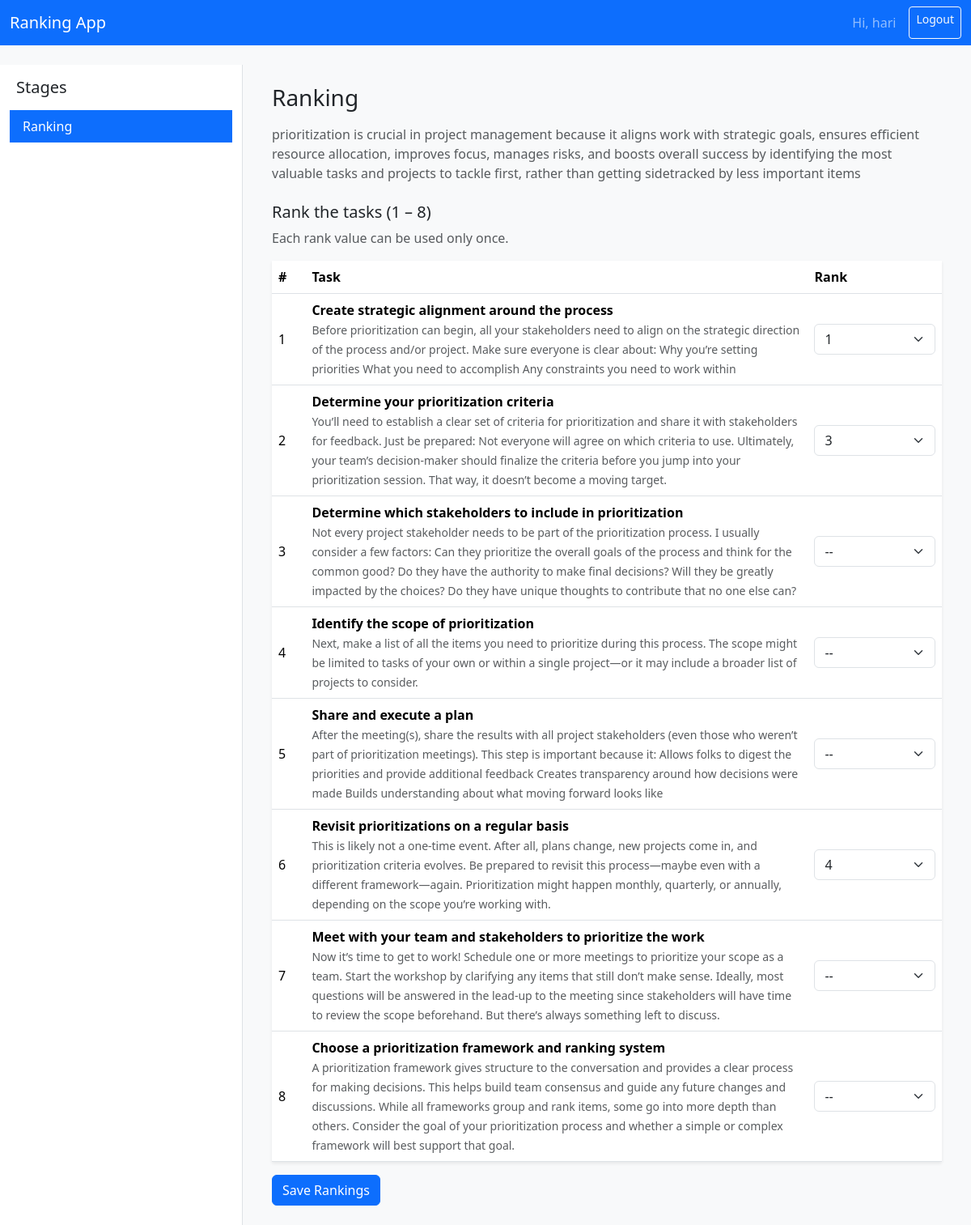
/stages/1/ (signed in), run on the app's committed database.
### core/models.py (models this page shows, shortened)
class Stage(models.Model):
    name = models.CharField(max_length=255)
    description = models.TextField(blank=True)
    image_url = models.URLField(blank=True, help_text="Optional image URL for the landing page card.")
    order = models.PositiveIntegerField(default=1, help_text="Order in which the stage is displayed.")
    class Meta:
        ordering = ["order", "id"]

class Task(models.Model):
    stage = models.ForeignKey(Stage, on_delete=models.CASCADE, related_name="tasks")
    name = models.CharField(max_length=255)
    description = models.TextField(blank=True)
    order = models.PositiveIntegerField(default=1, help_text="Order in which the task is displayed.")
    is_active = models.BooleanField(default=True)
    class Meta:
        ordering = ["order", "id"]

### core/views.py (the view, shortened to what this page needs)
class StageDetailView(LoginRequiredMixin, View):
    def get(self, request: HttpRequest, pk: int) -> HttpResponse:
        stage = get_object_or_404(Stage, pk=pk)
        all_stages = Stage.objects.all()
        tasks = stage.tasks.filter(is_active=True)
        existing_rankings = {
            ranking.task_id: ranking.rank
            for ranking in TaskRanking.objects.filter(user=request.user, stage=stage)
        }
        official_rankings = {
            ranking.task_id: ranking.rank
            for ranking in OfficialRanking.objects.filter(stage=stage)
        }
        score_data = None
        if existing_rankings and official_rankings:
            score_data = self._calculate_score(
                existing_rankings, official_rankings, tasks.count()
            )
        max_rank = tasks.count()
        rank_choices = list(range(1, max_rank + 1))
        context = {
            "current_stage": stage,
            "stages": all_stages,
            "tasks": tasks,
            "existing_rankings": existing_rankings,
            "rank_choices": rank_choices,
            "max_rank": max_rank,
            "score_data": score_data,
            "has_official_ranking": bool(official_rankings),
        }
        return render(request, "core/stage_detail.html", context)

### core/templatetags/core_extras.py (called while the page is built)
@register.filter
def get_item(dictionary, key):
    if isinstance(dictionary, dict):
        return dictionary.get(key)
    return None

### templates/core/stage_detail.html (shortened to what this page needs)
{% extends "core/base.html" %}
{% load core_extras %}
{% block content %}
<div class="row">
    <div class="col-md-3 border-end bg-white">
        <h5 class="mt-3 mb-3 ps-2">Stages</h5>
        <div class="list-group list-group-flush">
            {% for stage in stages %}
                <a href="{% url 'core:stage_detail' stage.id %}"
                   class="list-group-item list-group-item-action {% if stage.id == current_stage.id %}active{% endif %}">
                    {{ stage.name }}
                </a>
            {% endfor %}
        </div>
    </div>
    <div class="col-md-9">
        <div class="p-4">
            <h3 class="mb-3">{{ current_stage.name }}</h3>
            {% if current_stage.description %}
                <p class="text-muted">{{ current_stage.description }}</p>
            {% endif %}
            <h5 class="mt-4">Rank the tasks (1 – {{ max_rank }})</h5>
            <p class="text-muted">Each rank value can be used only once.</p>
            <form method="post">
                <table class="table align-middle bg-white shadow-sm">
                    <thead>
                    <tr>
                        <th style="width:5%">#</th>
                        <th>Task</th>
                        <th style="width:20%">Rank</th>
                    </tr>
                    </thead>
                    <tbody>
                    {% for task in tasks %}
                        <tr>
                            <td>{{ forloop.counter }}</td>
                            <td>
                                <strong>{{ task.name }}</strong><br>
                                <small class="text-muted">{{ task.description }}</small>
                            </td>
                            <td>
                                <select name="rank_{{ task.id }}" class="form-select" required>
                                    <option value="">--</option>
                                    {% for r in rank_choices %}
                                        {% with existing_rank=existing_rankings|get_item:task.id %}
                                            <option value="{{ r }}"{% if existing_rank == r %} selected{% endif %}>{{ r }}</option>
                                        {% endwith %}
                                    {% endfor %}
                                </select>
                            </td>
                        </tr>
                    {% endfor %}
                    </tbody>
                </table>
                <button type="submit" class="btn btn-primary">Save Rankings</button>
            </form>
        </div>
    </div>
</div>
{% endblock %}

### templates/core/base.html (shortened to what this page needs)
{% load static %}
<!DOCTYPE html>
<html lang="en">
<head>
    <link href="https://cdn.jsdelivr.net/npm/bootstrap@5.3.3/dist/css/bootstrap.min.css" rel="stylesheet">
    <link rel="stylesheet" href="{% static 'css/styles.css' %}">
</head>
<body class="bg-light">
<nav class="navbar navbar-expand-lg navbar-dark bg-primary mb-4">
    <div class="container-fluid">
        <a class="navbar-brand" href="{% url 'core:landing' %}">Ranking App</a>
        <div class="d-flex">
            {% if user.is_authenticated %}
                <span class="navbar-text me-3">Hi, {{ user.username }}</span>
                <a class="btn btn-outline-light btn-sm" href="{% url 'logout' %}">Logout</a>
            {% endif %}
        </div>
    </div>
</nav>
<div class="container-fluid">
    {% block content %}{% endblock %}
</div>
</body>
</html>

### static/css/styles.css (style rules this page uses)
body { font-family: system-ui, -apple-system, BlinkMacSystemFont, "Segoe UI", sans-serif; }
.list-group-item.active { background-color: #0d6efd; border-color: #0d6efd; }

### data on the page
Stage: name "Ranking", description "prioritization is crucial in project management because it aligns work with strategic goals, ensures efficient resource allocation, improves focus, manages risks, and boosts overall success by identifying the most valuable tasks and projects to tackle first, rather than getting sidetracked by less important items"
Task: name "Create strategic alignment around the process", description "Before prioritization can begin, all your stakeholders need to align on the strategic direction of the process and/or project. Make sure everyone is clear about: Why you’re setting priorities What you need to accomplish Any constraints you need to work within", id "1"
Task: name "Determine your prioritization criteria", description "You’ll need to establish a clear set of criteria for prioritization and share it with stakeholders for feedback. Just be prepared: Not everyone will agree on which criteria to use. Ultimately, your team’s decision-maker should finalize the criteria before you jump into your prioritization session. That way, it doesn’t become a moving target.", id "3"
Task: name "Determine which stakeholders to include in prioritization", description "Not every project stakeholder needs to be part of the prioritization process. I usually consider a few factors: Can they prioritize the overall goals of the process and think for the common good? Do they have the authority to make final decisions? Will they be greatly impacted by the choices? Do they have unique thoughts to contribute that no one else can?"
Task: name "Identify the scope of prioritization", description "Next, make a list of all the items you need to prioritize during this process. The scope might be limited to tasks of your own or within a single project—or it may include a broader list of projects to consider."
Task: name "Share and execute a plan", description "After the meeting(s), share the results with all project stakeholders (even those who weren’t part of prioritization meetings). This step is important because it: Allows folks to digest the priorities and provide additional feedback Creates transparency around how decisions were made Builds understanding about what moving forward looks like"
Task: name "Revisit prioritizations on a regular basis", description "This is likely not a one-time event. After all, plans change, new projects come in, and prioritization criteria evolves. Be prepared to revisit this process—maybe even with a different framework—again. Prioritization might happen monthly, quarterly, or annually, depending on the scope you’re working with.", id "4"
Task: name "Meet with your team and stakeholders to prioritize the work", description "Now it’s time to get to work! Schedule one or more meetings to prioritize your scope as a team. Start the workshop by clarifying any items that still don’t make sense. Ideally, most questions will be answered in the lead-up to the meeting since stakeholders will have time to review the scope beforehand. But there’s always something left to discuss."
Task: name "Choose a prioritization framework and ranking system", description "A prioritization framework gives structure to the conversation and provides a clear process for making decisions. This helps build team consensus and guide any future changes and discussions. While all frameworks group and rank items, some go into more depth than others. Consider the goal of your prioritization process and whether a simple or complex framework will best support that goal."

### other printed values
{{ user.username }} "hari"
{{ max_rank }} "8"
